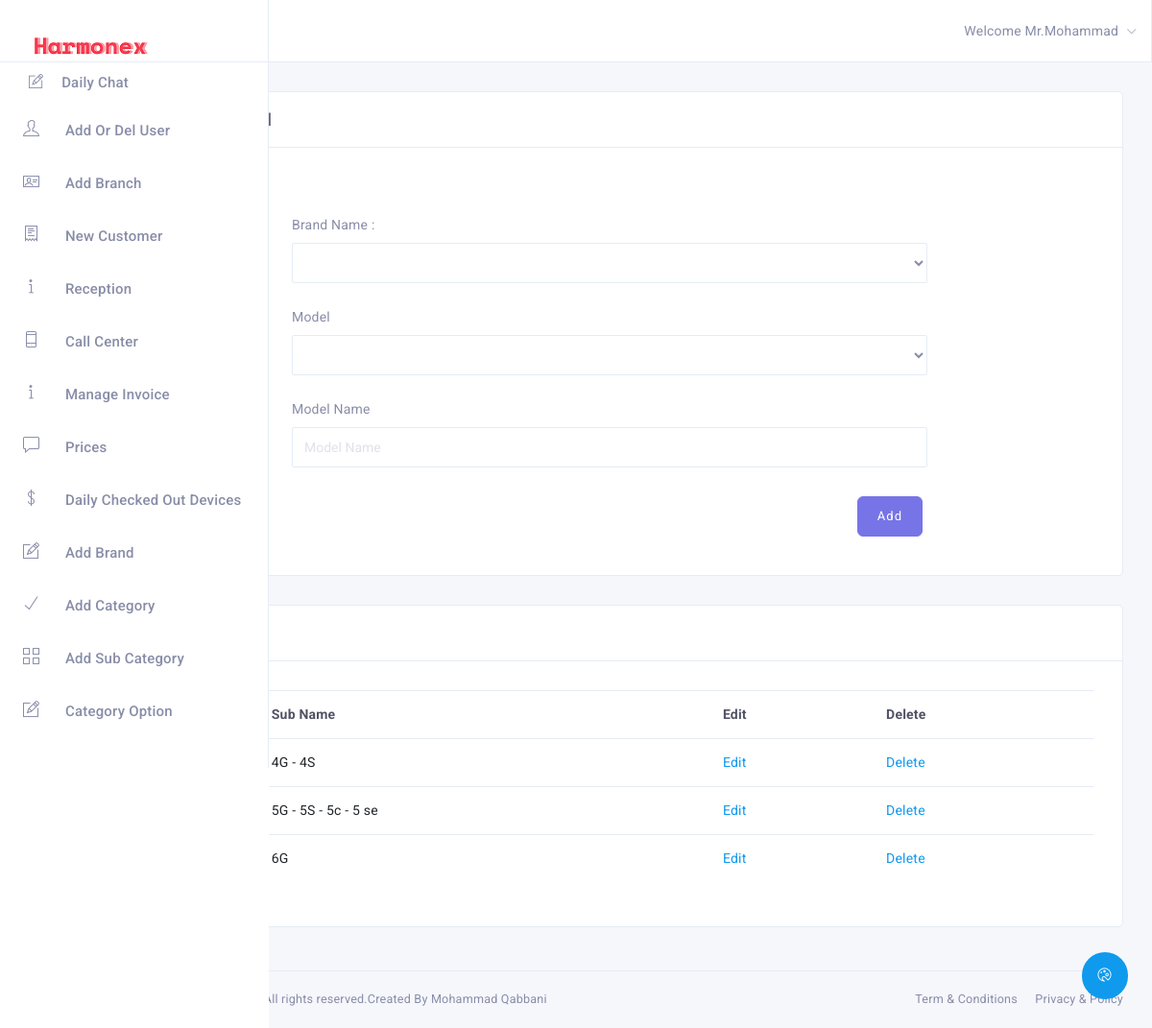
Page /manageSubModel.php (signed in) on the committed database.
### tables this page shows
CREATE TABLE `sub_model` (
  `sub_id` int(3) NOT NULL,
  `sub_name` varchar(100) NOT NULL,
  `model_id` int(3) NOT NULL
);

### manageSubModel.php (the view, shortened to what this page needs)
<?php include './includes/header.php'; ?>
<div class="main-content">
    <div class="container-fluid">
        <div class="row">
            <div class="col-md-12">
                <div class="card">
                    <div class="card-heading border bottom">
                        <h4 class="card-title">Manage Sub Model</h4>
                    </div>
                    <div class="card-block">
                        <div class="mrg-top-40">
                            <div class="row">
                                <div class="col-md-8 ml-auto mr-auto">
                                    <form action="" method="post" role="form" id="form-validation">
                                        <div class="row">
                                             <div class="col-md-12">
                                                <div class="form-group">
                                                    <label for="branch_name">Brand Name :</label>
                                                    <select name="modelname" id="brandName" class="form-control">
                                                        <?php
                                                        $sqlB = "SELECT * FROM `brand`";
                                                        $resB = mysqli_query($con, $sqlB);
                                                        echo "<option></option>";
                                                        while ($rowM = mysqli_fetch_assoc($resB)) {
                                                            echo "<tr>";
                                                            echo "</tr>";
                                                        }
                                                        ?>
                                                    </select>
                                                </div>
                                            </div>
                                            <div class="col-md-12">
                                                <div class="form-group">
                                                    <label for="branch_name">Model</label>
                                                    <select name="modelname" id="subModel" class="form-control">
                                                    </select>
                                                </div>
                                            </div>
                                            <div class="col-md-12">
                                                <div class="form-group">
                                                    <label for="branch_name">Model Name</label>
                                                    <input type="text" class="form-control"  name="modelNa" required autocomplete="off" placeholder="Model Name">
                                                </div>
                                            </div>
                                        </div>
                                        <div class="row">
                                            <div class="col-md-12">
                                                <div class="text-right mrg-top-5">
                                                    <button type="submit" class="btn btn-primary" name="add" value="Add">Add</button>
                                                </div>
                                            </div>
                                        </div>
                                    </form>
                                </div>
                            </div>
                        </div>
                    </div>
                </div>
            </div>
        </div>
    </div>
    <div class="container-fluid">
        <div class="row">
            <div class="col-md-12">
                <div class="card">
                    <div class="card-heading border bottom">
                        <h4 class="card-title">All Sub Model`s</h4>
                    </div>
                    <div class="card-block">
                        <div class="row">
                            <div class="col-md-12 ml-auto mr-auto">
                                <div class="table-overflow">
                                    <table class="table">
                                        <thead>
                                            <tr>
                                                <th>#</th>
                                                <th>Sub Name</th>
                                                <th>Edit</th>
                                                <th>Delete</th>
                                            </tr>
                                        </thead>
                                        <tbody>
                                            <?php
                                            $quertSelSub = "SELECT * FROM `sub_model` ";
                                            $resMoSel = mysqli_query($con, $quertSelSub);
                                            while ($rowSelSub = mysqli_fetch_assoc($resMoSel)) {
                                                echo "<tr>";
                                                echo "<td>{$rowSelSub['sub_id']}</td>";
                                                echo "<td>{$rowSelSub['sub_name']}</td>";
                                                echo "<td><a href='editSubModel.php?sub_id={$rowSelSub['sub_id']}'>Edit</a></td>";
                                                echo "<td><a href='deleteSubModel.php?sub_id={$rowSelSub['sub_id']}'>Delete</a></td>";
                                                echo "</tr>";
                                            }
                                            ?>
                                        </tbody>
                                    </table>
                                </div>
                            </div>
                        </div>
                    </div>
                </div>
            </div>
        </div>
    </div>
</div>
<?php include './includes/footer.php'; ?>

### includes/header.php (style rules this page uses)
html, body { height: auto; }

### rows in the picture
sub_model: sub_name "4G - 4S"
sub_model: sub_name "5G - 5S - 5c - 5 se"
sub_model: sub_name "6G"

### other values in the picture
$_SESSION['admin_name'] "Mohammad"
